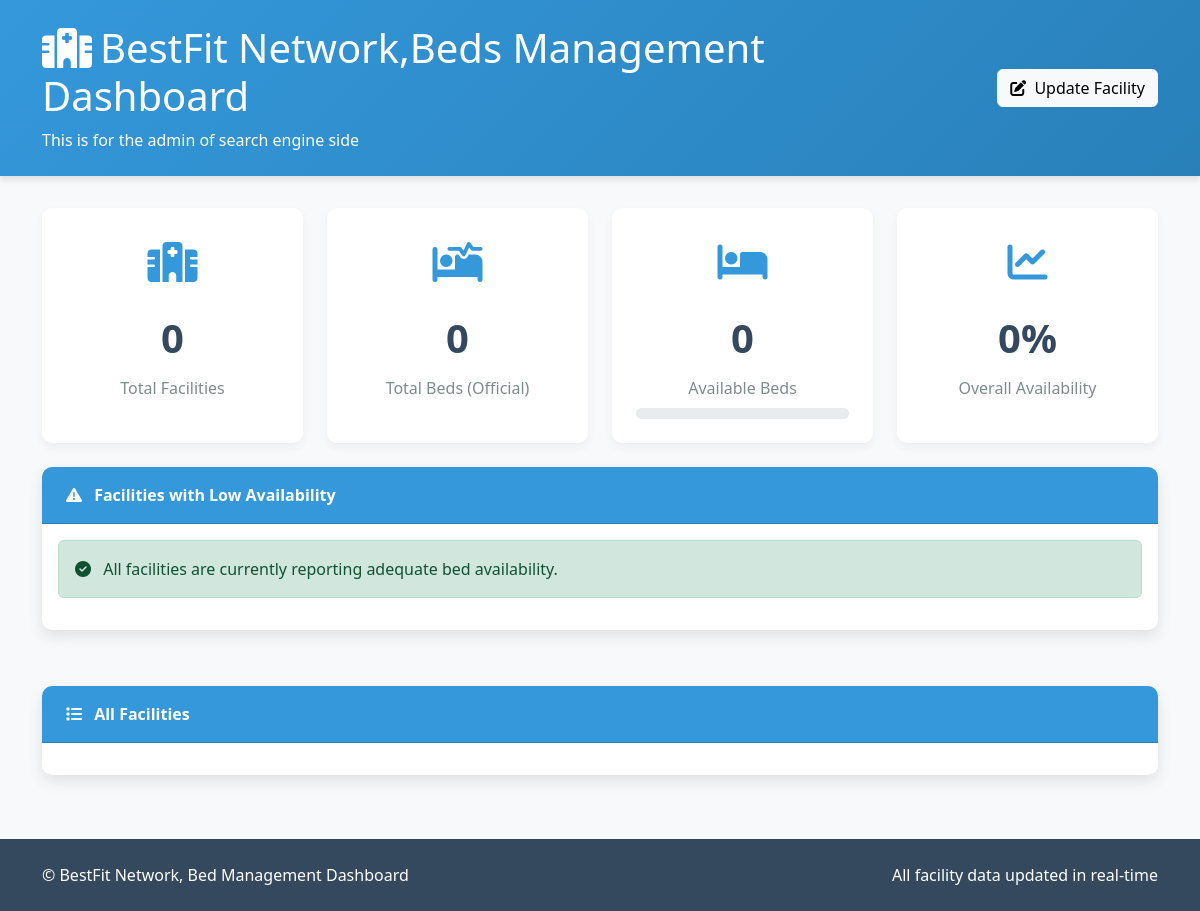
/update-bed-info/dashboard/, run on an earlier commit of the app's database.
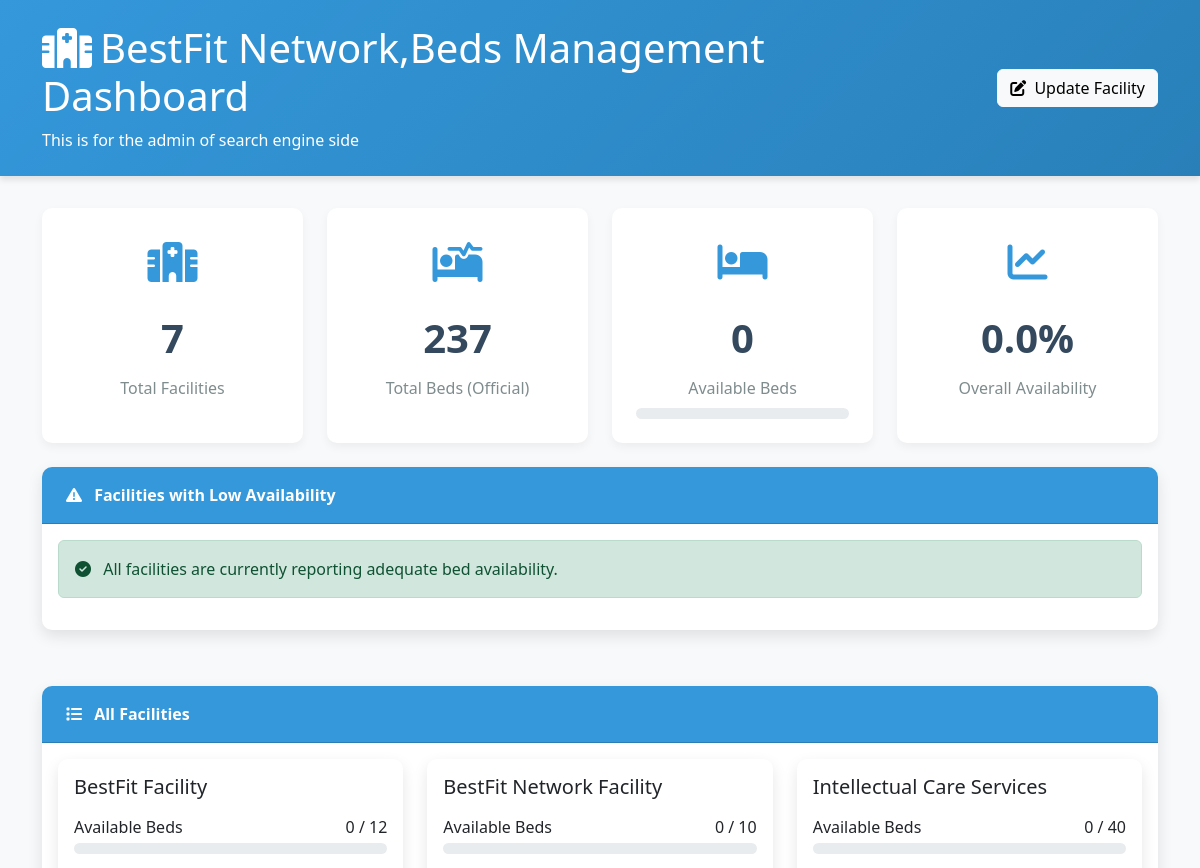
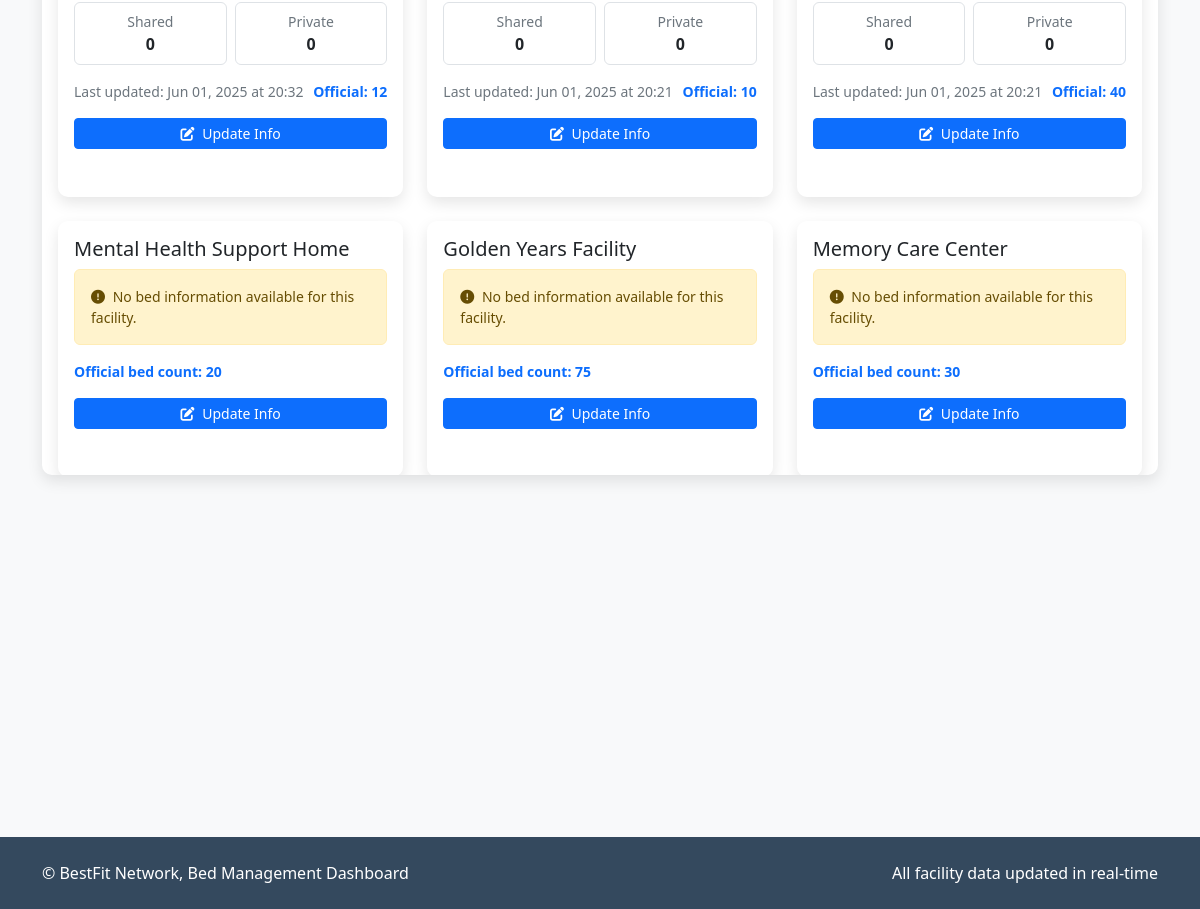
And on a later commit of the database (2 pictures, top to bottom).
### search/models.py (models this page shows, shortened)
class Facility(models.Model):
    STATUS_CHOICES = [
        ('active', 'Active'),
        ('inactive', 'Inactive'),
        ('pending', 'Pending Approval'),
        ('rejected', 'Rejected'),
        ('draft', 'Draft')
    ]
    SUBMISSION_TYPE_CHOICES = [
        ('admin', 'Admin Entry'),
        ('self_register', 'Self Registration'),
        ('bulk_import', 'Bulk Import')
    ]
    name = models.CharField(max_length=255)
    slug = models.SlugField(unique=True, blank=True)
    facility_type = models.CharField(max_length=255)
    endorsement = models.CharField(max_length=255, blank=True, null=True)
    inspection_number = models.CharField(max_length=100, unique=True)
    address = models.TextField()
    state = models.CharField(max_length=50)
    county = models.CharField(max_length=100)
    contact = models.CharField(max_length=255, blank=True, null=True)
    contact_person = models.CharField(max_length=255, blank=True, null=True)
    bed_count = models.IntegerField(default=0)
    status = models.CharField(max_length=20, choices=STATUS_CHOICES, default='pending')
    image = models.ImageField(
        upload_to='facilities/%Y/%m/',
        blank=True,
        null=True,
        help_text="Facility main image"
    )
    submitted_by = models.ForeignKey(
        User,
        on_delete=models.SET_NULL,
        null=True,
        blank=True,
        help_text="Who submitted this facility"
    )
    submission_type = models.CharField(
        max_length=20,
        choices=SUBMISSION_TYPE_CHOICES,
        default='admin'
    )
    created_at = models.DateTimeField(auto_now_add=True)
    updated_at = models.DateTimeField(auto_now=True)
    approved_at = models.DateTimeField(null=True, blank=True)
    approved_by = models.ForeignKey(
        User,
        on_delete=models.SET_NULL,
        null=True,
        blank=True,
        related_name='approved_facilities'
    )
    meta_description = models.TextField(blank=True, max_length=160)
    search_keywords = models.TextField(blank=True)
    class Meta:
        ordering = ['-created_at']
        verbose_name_plural = "Facilities"
        indexes = [
            models.Index(fields=['status']),
            models.Index(fields=['facility_type']),
            models.Index(fields=['state', 'county']),
        ]

### bedupdates/models.py (models this page shows, shortened)
class BedAvailability(models.Model):
    facility = models.OneToOneField(Facility, on_delete=models.CASCADE, related_name='bed_availability')
    available_beds = models.IntegerField(default=0)
    shared_beds_total = models.IntegerField(default=0)
    shared_beds_male = models.IntegerField(default=0)
    shared_beds_female = models.IntegerField(default=0)
    separate_beds_total = models.IntegerField(default=0)
    separate_beds_male = models.IntegerField(default=0)
    separate_beds_female = models.IntegerField(default=0)
    updated_at = models.DateTimeField(auto_now=True)

### bedupdates/views.py (the view, shortened to what this page needs)
# urls.py: path('dashboard/', views.facility_dashboard_view, name='facility_dashboard'),
def facility_dashboard_view(request):
    facilities = Facility.objects.all()
    total_official_beds = facilities.aggregate(Sum('bed_count'))['bed_count__sum'] or 0
    bed_stats = BedAvailability.objects.aggregate(
        total_beds=Coalesce(Sum(F('shared_beds_total') + F('separate_beds_total')), Value(0), output_field=IntegerField()),
        available_beds=Coalesce(Sum('available_beds'), Value(0), output_field=IntegerField()),
        total_shared=Coalesce(Sum('shared_beds_total'), Value(0), output_field=IntegerField()),
        total_separate=Coalesce(Sum('separate_beds_total'), Value(0), output_field=IntegerField()),
    )
    low_availability = []
    for facility in facilities:
        try:
            bed = facility.bed_availability
            total_beds = bed.shared_beds_total + bed.separate_beds_total
        except BedAvailability.DoesNotExist:
            pass
    context = {
        'bed_stats': bed_stats,
        'facilities': facilities,
        'facility_count': facilities.count(),
        'low_availability': low_availability,
        'total_official_beds': total_official_beds  # Add this to your context
    }
    return render(request, 'bedupdates/dashboard.html', context)

### bedupdates/templatetags/bed_tags.py (called while the page is built)
@register.filter
def div(value, arg):
    try:
        return Decimal(value) / Decimal(arg) if Decimal(arg) != 0 else 0
    except (ValueError, TypeError):
        return 0

@register.filter
def mul(value, arg):
    try:
        return Decimal(value) * Decimal(arg)
    except (ValueError, TypeError):
        return 0

### bedupdates/templates/bedupdates/dashboard.html (shortened to what the changed rows need)
{% load static %}
{% load tz %}
{% load bed_tags %}
<!DOCTYPE html>
<html lang="en">
<head>
    <link href="https://cdn.jsdelivr.net/npm/bootstrap@5.2.3/dist/css/bootstrap.min.css" rel="stylesheet">
    <link rel="stylesheet" href="https://cdnjs.cloudflare.com/ajax/libs/font-awesome/6.4.0/css/all.min.css">
</head>
<body>
    <div class="wrapper">
        <header class="header">
            <div class="container">
                <div class="row align-items-center">
                    <div class="col-md-8">
                        <h1><i class="fas fa-hospital me-2"></i>BestFit Network,Beds Management Dashboard</h1>
                    </div>
                </div>
            </div>
        </header>
        <main class="content">
            <div class="container">
                <div class="row mb-4">
                    <div class="col-md-3">
                        <div class="stats-card text-center">
                            <div class="icon">
                                <i class="fas fa-hospital"></i>
                            </div>
                            <div class="value">{{ facility_count }}</div>
                            <div class="label">Total Facilities</div>
                        </div>
                    </div>
                    <div class="col-md-3">
                        <div class="stats-card text-center">
                            <div class="icon">
                                <i class="fas fa-procedures"></i>
                            </div>
                            <div class="value">{{ total_official_beds }}</div>
                            <div class="label">Total Beds (Official)</div>
                        </div>
                    </div>
                    <div class="col-md-3">
                        <div class="stats-card text-center">
                            <div class="icon">
                                <i class="fas fa-chart-line"></i>
                            </div>
                            <div class="value">
                                {% if total_official_beds > 0 %}
                                    {{ bed_stats.available_beds|floatformat:0|div:total_official_beds|mul:100|floatformat:1 }}%
                                {% else %}
                                    0%
                                {% endif %}
                            </div>
                            <div class="label">Overall Availability</div>
                        </div>
                    </div>
                </div>
                <div class="row">
                    <div class="col-md-12">
                        <div class="card">
                            <div class="card-body facility-list">
                                <div class="row row-cols-1 row-cols-md-2 row-cols-lg-3 g-4">
                                    {% for facility in facilities %}
                                        <div class="col">
                                            <div class="card h-100 facility-card">
                                                <div class="card-body">
                                                    <h5 class="card-title">{{ facility.name }}</h5>
                                                    {% if facility.bed_availability %}
                                                        {% with bed=facility.bed_availability %}
                                                            <div class="my-3">
                                                                <div class="d-flex justify-content-between mb-1">
                                                                    <div>Available Beds</div>
                                                                    <div>{{ bed.available_beds }} / {{ facility.bed_count }}</div>
                                                                </div>
                                                                <div class="progress">
                                                                </div>
                                                            </div>
                                                            <div class="row g-2 mb-3">
                                                                <div class="col-6">
                                                                    <div class="border rounded p-2 text-center">
                                                                        <div class="small text-muted">Shared</div>
                                                                        <div class="fw-bold">{{ bed.shared_beds_total }}</div>
                                                                    </div>
                                                                </div>
                                                                <div class="col-6">
                                                                    <div class="border rounded p-2 text-center">
                                                                        <div class="small text-muted">Private</div>
                                                                        <div class="fw-bold">{{ bed.separate_beds_total }}</div>
                                                                    </div>
                                                                </div>
                                                            </div>
                                                            <div class="d-flex justify-content-between mb-3">
                                                                <div class="small text-muted">
                                                                    Last updated: {% timezone "Asia/Karachi" %}{{ bed.updated_at|date:"M d, Y" }} at {{ bed.updated_at|time:"H:i" }}{% endtimezone %}
                                                                </div>
                                                                <div class="small text-primary">
                                                                    <strong>Official: {{ facility.bed_count }}</strong>
                                                                </div>
                                                            </div>
                                                        {% endwith %}
                                                    {% else %}
                                                        <div class="alert alert-warning small">
                                                            <i class="fas fa-exclamation-circle me-1"></i>
                                                            No bed information available for this facility.
                                                        </div>
                                                        <div class="small text-primary mb-3">
                                                            <strong>Official bed count: {{ facility.bed_count }}</strong>
                                                        </div>
                                                    {% endif %}
                                                    <a href="{% url 'bed_update_view' %}?facility={{ facility.id }}" class="btn btn-sm btn-primary w-100">
                                                        <i class="fas fa-edit me-1"></i> Update Info
                                                    </a>
                                                </div>
                                            </div>
                                        </div>
                                    {% endfor %}
                                </div>
                            </div>
                        </div>
                    </div>
                </div>
            </div>
        </main>
    </div>
</body>
</html>

What changed in the data, as far as the page shows it:
added Facility: name "BestFit Facility", bed_availability.available_beds "0", bed_count "12", bed_availability.shared_beds_total "0", bed_availability.separate_beds_total "0", bed_availability.updated_at "Jun 01, 2025", bed_availability.updated_at "20:32"
added Facility: name "BestFit Network Facility", bed_availability.available_beds "0", bed_count "10", bed_availability.shared_beds_total "0", bed_availability.separate_beds_total "0", bed_availability.updated_at "Jun 01, 2025", bed_availability.updated_at "20:21"
added Facility: name "Intellectual Care Services", bed_availability.available_beds "0", bed_count "40", bed_availability.shared_beds_total "0", bed_availability.separate_beds_total "0", bed_availability.updated_at "Jun 01, 2025", bed_availability.updated_at "20:21"
added Facility: name "Mental Health Support Home", bed_count "20"
added Facility: name "Golden Years Facility", bed_count "75"
added Facility: name "Memory Care Center", bed_count "30"
Also different on the page:
{{ facility_count }}: "0" → "7"
{{ total_official_beds }}: "0" → "237"
text no longer shown: "0%"
text now shown: "0.0 %"
